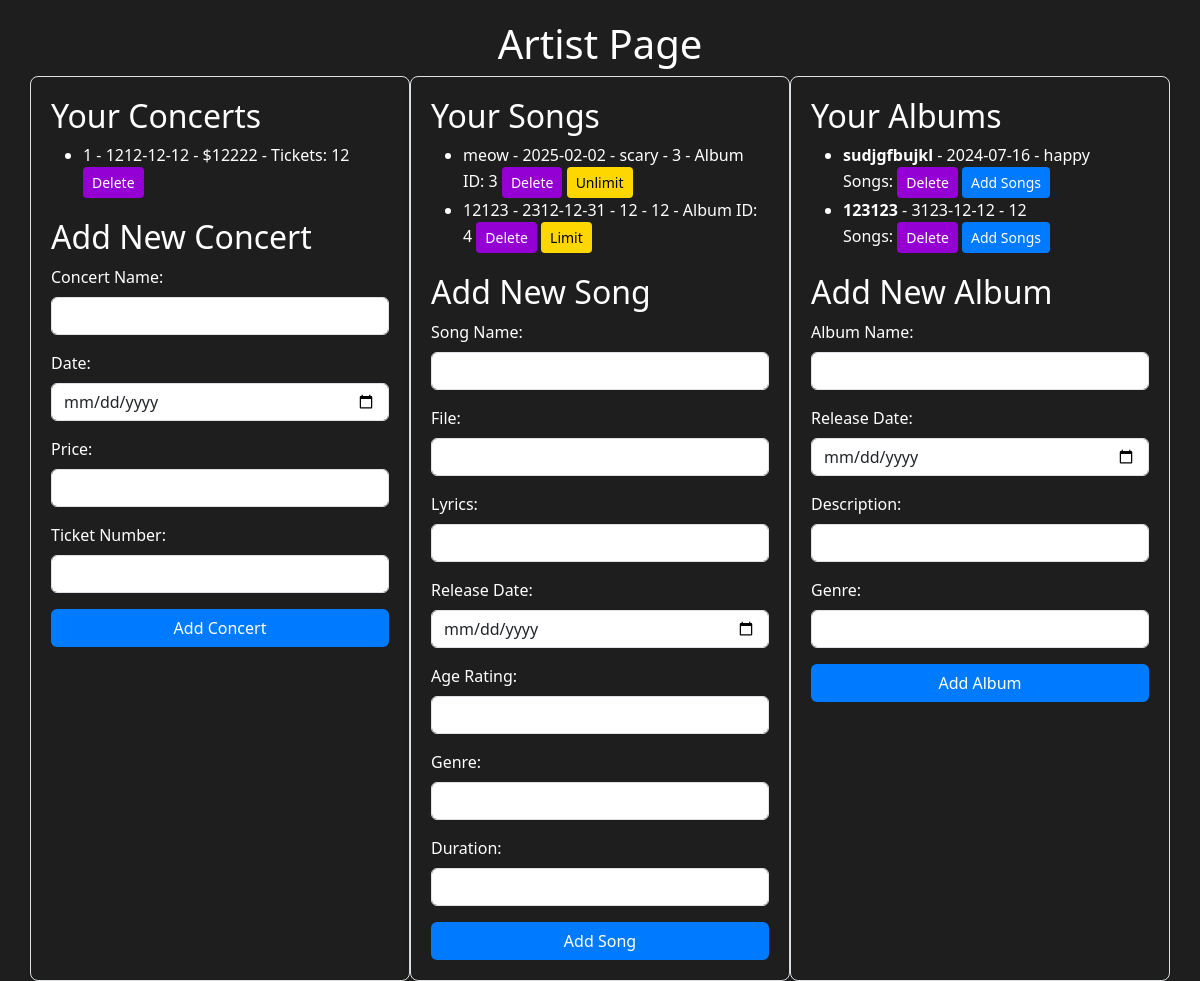
The app's page /artist_page (signed in), older data.
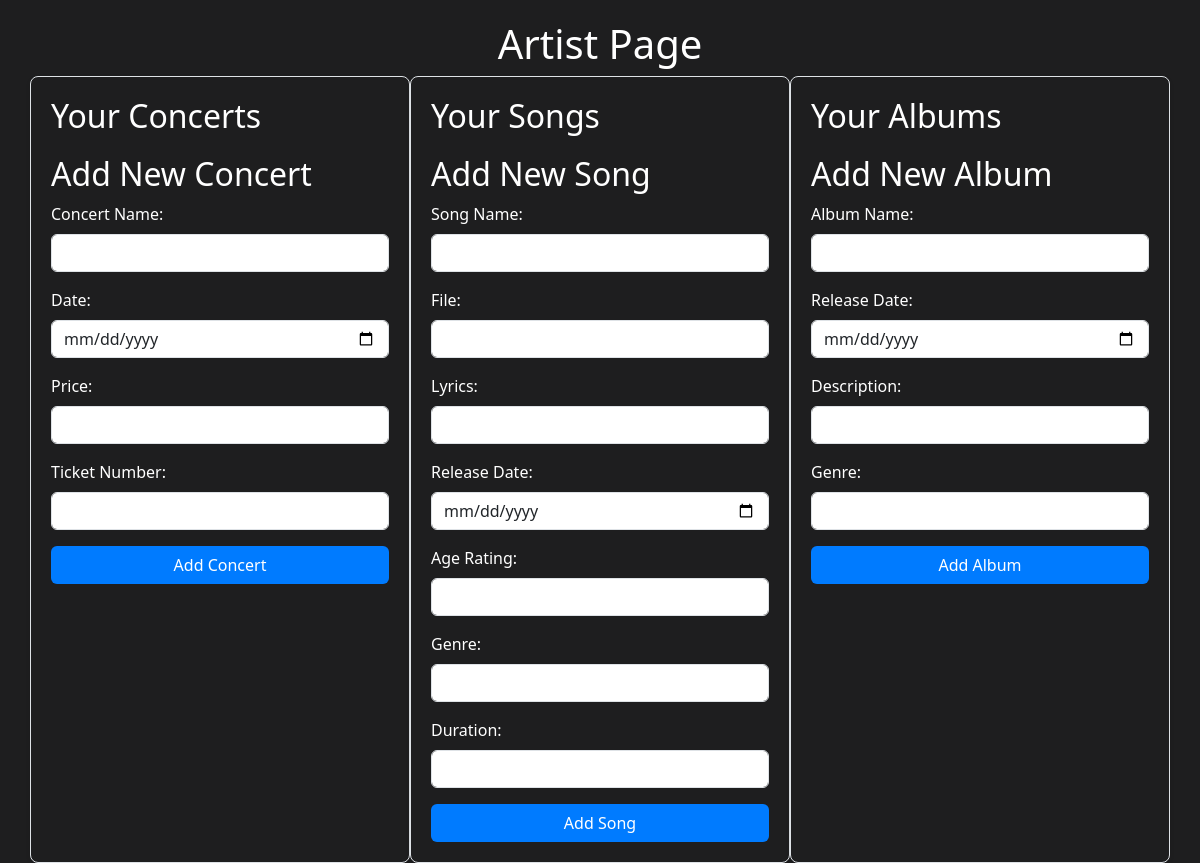
The same page, newer data.
### tables this page shows
CREATE TABLE concerts (
                    concert_id INTEGER PRIMARY KEY AUTOINCREMENT,
                    name TEXT NOT NULL,
                    date TEXT NOT NULL,
                    price DECIMAL(10, 2) NOT NULL,
                    ticket_number INTEGER NOT NULL,
                    user_id TEXT NOT NULL,
                    FOREIGN KEY (user_id) REFERENCES USERS (user_id)
                );

CREATE TABLE SONGS (
                song_id INTEGER PRIMARY KEY AUTOINCREMENT,
                album_id INTEGER,
                name TEXT,
                file TEXT,
                lyrics TEXT,
                release_date DATE,
                age_rating INTEGER CHECK(age_rating >= 9 AND age_rating <= 120),
                genre TEXT,
                duration INTEGER,
                is_limited BOOLEAN DEFAULT 0,
                user_id TEXT,
                FOREIGN KEY (album_id) REFERENCES ALBUM (album_id),
                FOREIGN KEY (user_id) REFERENCES USERS (user_id)
            );

CREATE TABLE ALBUM (
                album_id INTEGER PRIMARY KEY AUTOINCREMENT,
                name TEXT,
                release_date DATE,
                genre TEXT,
                user_id TEXT ,
                FOREIGN KEY (user_id) REFERENCES USERS (user_id)
            );

### app.py (the view, shortened to what this page needs)
@app.route("/artist_page", methods=["GET", "POST"])
def artist_page():
    if "user_id" in session and session.get("is_artist"):
        user_id = session["user_id"]
        try:
            with sqlite3.connect("database.db") as connect:
                cursor = connect.cursor()
                cursor.execute(
                    "SELECT concert_id, name, date, price, ticket_number FROM concerts WHERE user_id = ?",
                    (user_id,),
                )
                concerts = cursor.fetchall()
                cursor.execute(
                    "SELECT song_id, name, album_id, release_date, genre, duration, is_limited FROM songs WHERE user_id = ?",
                    (user_id,),
                )
                songs = cursor.fetchall()
                cursor.execute(
                    "SELECT album_id, name, release_date, genre FROM ALBUM WHERE user_id = ?",
                    (user_id,),
                )
                albums = cursor.fetchall()
            return render_template(
                "artist.html",
                concerts=concerts,
                songs=songs,
                albums=albums,
                user_id=user_id,
            )
        except Exception as e:
            logging.error(f"Error fetching artist page: {e}")
            flash("An error occurred while fetching the artist page.")
            return redirect(url_for("user"))
    else:
        flash("Access denied: You are not an artist.")
        return redirect(url_for("user"))

### templates/artist.html (shortened to what the changed rows need)
<!DOCTYPE html>
<html lang="en">
  <head>
    <link
      href="https://stackpath.bootstrapcdn.com/bootstrap/4.5.2/css/bootstrap.min.css"
      rel="stylesheet"
    />
    <link
      href="https://cdn.jsdelivr.net/npm/bootstrap@5.3.3/dist/css/bootstrap.min.css"
      rel="stylesheet"
    />
  </head>
  <body>
    <div class="container">
      <div class="row">
        <div class="col-12 text-center">
          <h1>Artist Page</h1>
        </div>
      </div>
      <div class="row">
        <div class="col-md-4 grid-item">
          <h2>Your Concerts</h2>
          <ul>
            {% for concert in concerts %}
            <li>
              {{ concert[1] }} - {{ concert[2] }} - ${{ concert[3] }} - Tickets:
              {{ concert[4] }}
              <form
                action="{{ url_for('artist_page') }}"
                method="POST"
                class="d-inline"
              >
                <button class="btn btn-delete btn-sm" type="submit">
                  Delete
                </button>
              </form>
            </li>
            {% endfor %}
          </ul>
          <div class="form-container">
            <h2>Add New Concert</h2>
          </div>
        </div>
        <div class="col-md-4 grid-item">
          <h2>Your Songs</h2>
          <ul>
            {% for song in songs %}
            <li>
              {{ song[1] }} - {{ song[3] }} - {{ song[4] }} - {{ song[5] }} -
              Album ID: {{ song[2] }}
              <form
                action="{{ url_for('artist_page') }}"
                method="POST"
                class="d-inline"
              >
                <button class="btn btn-delete btn-sm" type="submit">
                  Delete
                </button>
              </form>
              <form
                action="{{ url_for('artist_page') }}"
                method="POST"
                class="d-inline"
              >
                <button class="btn btn-toggle btn-sm">
                  {{ 'Limit' if not song[6] else 'Unlimit' }}
                </button>
              </form>
            </li>
            {% endfor %}
          </ul>
          <div class="form-container">
            <h2>Add New Song</h2>
          </div>
        </div>
        <div class="col-md-4 grid-item">
          <h2>Your Albums</h2>
          <ul>
            {% for album in albums %}
            <li>
              <b>{{ album[1] }}</b> - {{ album[2] }} - {{ album[3] }}<br />
              Songs: {{ album[4] | safe }}
              <form
                action="{{ url_for('artist_page') }}"
                method="POST"
                class="d-inline"
              >
                <button class="btn btn-delete btn-sm" type="submit">
                  Delete
                </button>
              </form>
              <button
                class="btn btn-add-song btn-sm"
                onclick="showAddSongForm({{ album[0] }})"
              >
                Add Songs
              </button>
            </li>
            {% endfor %}
          </ul>
          <div class="form-container">
            <h2>Add New Album</h2>
          </div>
        </div>
      </div>
    </div>
  </body>
</html>

Row changes from the older to the newer data that the page shows:
removed concerts: name "1", date "1212-12-12", price "12222", ticket_number "12"
removed SONGS: name "meow", release_date "2025-02-02", genre "scary", duration "3", album "3", is_limited "Unlimit"
removed SONGS: name "12123", release_date "2312-12-31", genre "12", duration "12", album "4", is_limited "Limit"
removed ALBUM: name "sudjgfbujkl", release_date "2024-07-16", genre "happy"
removed ALBUM: name "123123", release_date "3123-12-12", genre "12"
